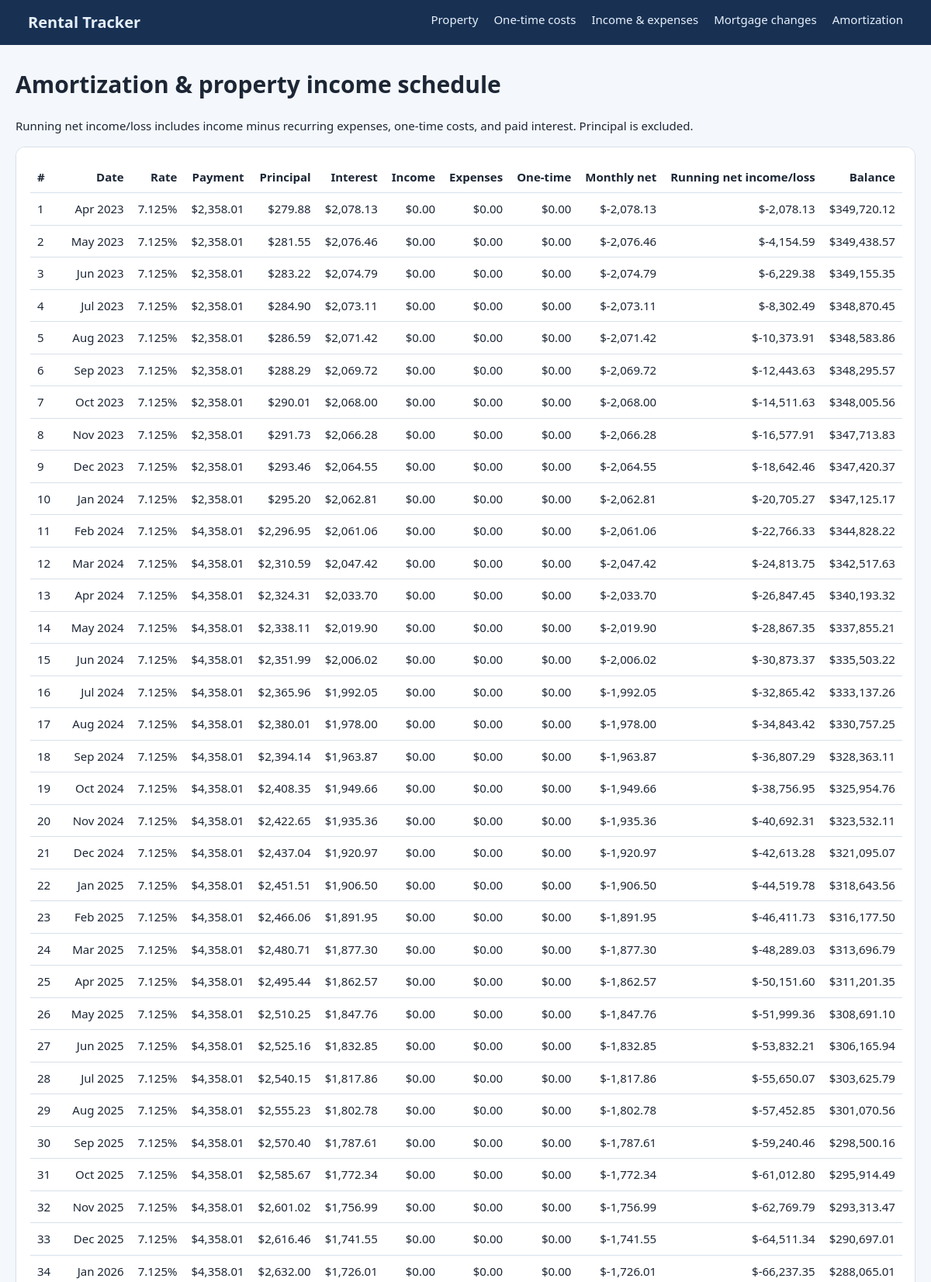
Page /amortization (upper part) on the committed database.
### tables this page shows
CREATE TABLE property(id integer primary key check(id=1),name text,address text,purchase_price real,original_loan real,interest_rate real,term_years integer,loan_start_date text,extra_payment real default 0);

### app.py (the view)
@app.route("/amortization")
def schedule():
    return render_template(
        "schedule.html",
        rows=data()[3],
    )

### app.py (called while the page is built, shortened)
def db():
    if "db" not in g:
        g.db = sqlite3.connect(DB)
        g.db.row_factory = sqlite3.Row
    return g.db

@app.teardown_appcontext
def close(_=None):
    x = g.pop("db", None)
    if x:
        x.close()

def prop():
    return db().execute(
        "select * from property where id=1"
    ).fetchone()

def active(items, when):
    inc = 0
    exp = 0
    return inc, exp

def enrich(rows, items, costs):
    bymonth = {}
    for x in costs:
        m = month_start(x["cost_date"])
        bymonth[m] = bymonth.get(m, 0) + x["amount"]
    running = 0
    if rows:
        running -= sum(
            x["amount"]
            for x in costs
            if month_start(x["cost_date"]) < rows[0]["date"]
        )
    for r in rows:
        inc, exp = active(items, r["date"])
        one = bymonth.get(r["date"], 0)
        net = inc - exp - one - r["interest"]
        running += net
        r.update(
            income=inc,
            expense=exp,
            one_time=one,
            net=net,
            running=running,
        )
    return rows

def data():
    d = db()
    p = prop()
    items = d.execute(
        "select * from recurring_item order by effective_start"
    ).fetchall()
    costs = d.execute(
        "select * from one_time_cost order by cost_date"
    ).fetchall()
    rows = enrich(
        amortize(p, d) if p else [],
        items,
        costs,
    )
    return p, items, costs, rows

@app.template_filter("money")
def money(v):
    return f"${float(v or 0):,.2f}"

### mortgage.py (called while the page is built)
def money(value):
    return Decimal(str(value or 0)).quantize(
        CENT,
        rounding=ROUND_HALF_UP,
    )

def month_start(value):
    if isinstance(value, str):
        value = date.fromisoformat(value)
    return value.replace(day=1)

def add_month(value):
    return date(
        value.year + (value.month == 12),
        1 if value.month == 12 else value.month + 1,
        1,
    )

def payment(principal, annual_rate, num_payments):
    principal = Decimal(str(principal))
    annual_rate = Decimal(str(annual_rate))
    num_payments = int(num_payments)
    if num_payments <= 0:
        raise ValueError(
            "Number of payments must be greater than zero."
        )
    monthly_rate = annual_rate / Decimal("1200")
    if monthly_rate == 0:
        return principal / Decimal(num_payments)
    factor = (ONE + monthly_rate) ** num_payments
    return (
        principal
        * monthly_rate
        * factor
        / (factor - ONE)
    )

### templates/schedule.html
{% extends'base.html'%}{% block body %}<h1>Amortization & property income schedule</h1><p>Running net income/loss includes income minus recurring expenses, one-time costs, and paid interest. Principal is excluded.</p><section class="panel scroll"><table><tr><th>#</th><th>Date</th><th>Rate</th><th>Payment</th><th>Principal</th><th>Interest</th><th>Income</th><th>Expenses</th><th>One-time</th><th>Monthly net</th><th>Running net income/loss</th><th>Balance</th></tr>{% for r in rows %}<tr><td>{{r.number}}</td><td>{{r.date.strftime('%b %Y')}}</td><td>{{'%.3f'|format(r.rate)}}%</td><td>{{r.payment|money}}</td><td>{{r.principal|money}}</td><td>{{r.interest|money}}</td><td>{{r.income|money}}</td><td>{{r.expense|money}}</td><td>{{r.one_time|money}}</td><td>{{r.net|money}}</td><td>{{r.running|money}}</td><td>{{r.balance|money}}</td></tr>{% endfor %}</table></section>{% endblock %}

### static/style.css (style rules this page uses)
* { box-sizing:border-box }
body { margin:0;background:#f4f7fb;color:#1c2635;font:15px/1.5 system-ui }
.cards section,.panel { background:white;border:1px solid #d8e0ea;border-radius:12px;padding:18px }
table { border-collapse:collapse;width:100% }
th,td { padding:9px;border-bottom:1px solid #d8e0ea;text-align:right;white-space:nowrap }
th:first-child,td:first-child { text-align:left }
.scroll { overflow:auto }

### rows in the picture
property: number "1", date "Apr 2023", rate "7.125", payment "$2,358.01", principal "$279.88", interest "$2,078.13", income "$0.00", expense "$0.00", one_time "$0.00", net "$-2,078.13", running "$-2,078.13", balance "$349,720.12", number "2", date "May 2023", principal "$281.55", interest "$2,076.46", net "$-2,076.46", running "$-4,154.59", balance "$349,438.57", number "3", date "Jun 2023", principal "$283.22", interest "$2,074.79", net "$-2,074.79", running "$-6,229.38", balance "$349,155.35", number "4", date "Jul 2023", principal "$284.90", interest "$2,073.11", net "$-2,073.11", running "$-8,302.49", balance "$348,870.45", number "5", date "Aug 2023", principal "$286.59", interest "$2,071.42", net "$-2,071.42", running "$-10,373.91", balance "$348,583.86", number "6", date "Sep 2023", principal "$288.29", interest "$2,069.72", net "$-2,069.72", running "$-12,443.63", balance "$348,295.57", number "7", date "Oct 2023", principal "$290.01", interest "$2,068.00", net "$-2,068.00", running "$-14,511.63", balance "$348,005.56", number "8", date "Nov 2023", principal "$291.73", interest "$2,066.28", net "$-2,066.28", running "$-16,577.91", balance "$347,713.83", number "9", date "Dec 2023", principal "$293.46", interest "$2,064.55", net "$-2,064.55", running "$-18,642.46", balance "$347,420.37", number "10", date "Jan 2024", principal "$295.20", interest "$2,062.81", net "$-2,062.81", running "$-20,705.27", balance "$347,125.17", number "11", date "Feb 2024", payment "$4,358.01", principal "$2,296.95", interest "$2,061.06", net "$-2,061.06", running "$-22,766.33", balance "$344,828.22", number "12", date "Mar 2024", principal "$2,310.59", interest "$2,047.42", net "$-2,047.42", running "$-24,813.75", balance "$342,517.63", number "13", date "Apr 2024", principal "$2,324.31", interest "$2,033.70", net "$-2,033.70", running "$-26,847.45", balance "$340,193.32", number "14", date "May 2024", principal "$2,338.11", interest "$2,019.90", net "$-2,019.90", running "$-28,867.35", balance "$337,855.21", number "15", date "Jun 2024", principal "$2,351.99", interest "$2,006.02", net "$-2,006.02", running "$-30,873.37", balance "$335,503.22", number "16", date "Jul 2024", principal "$2,365.96", interest "$1,992.05", net "$-1,992.05", running "$-32,865.42", balance "$333,137.26", number "17", date "Aug 2024", principal "$2,380.01", interest "$1,978.00", net "$-1,978.00", running "$-34,843.42", balance "$330,757.25", number "18", date "Sep 2024", principal "$2,394.14", interest "$1,963.87", net "$-1,963.87", running "$-36,807.29", balance "$328,363.11", number "19", date "Oct 2024", principal "$2,408.35", interest "$1,949.66", net "$-1,949.66", running "$-38,756.95", balance "$325,954.76", number "20", date "Nov 2024", principal "$2,422.65", interest "$1,935.36", net "$-1,935.36", running "$-40,692.31", balance "$323,532.11", number "21", date "Dec 2024", principal "$2,437.04", interest "$1,920.97", net "$-1,920.97", running "$-42,613.28", balance "$321,095.07", number "22", date "Jan 2025", principal "$2,451.51", interest "$1,906.50", net "$-1,906.50", running "$-44,519.78", balance "$318,643.56", number "23", date "Feb 2025", principal "$2,466.06", interest "$1,891.95", net "$-1,891.95", running "$-46,411.73", balance "$316,177.50", number "24", date "Mar 2025", principal "$2,480.71", interest "$1,877.30", net "$-1,877.30", running "$-48,289.03", balance "$313,696.79", number "25", date "Apr 2025", principal "$2,495.44", interest "$1,862.57", net "$-1,862.57", running "$-50,151.60", balance "$311,201.35", number "26", date "May 2025", principal "$2,510.25", interest "$1,847.76", net "$-1,847.76", running "$-51,999.36", balance "$308,691.10", number "27", date "Jun 2025", principal "$2,525.16", interest "$1,832.85", net "$-1,832.85", running "$-53,832.21", balance "$306,165.94", number "28", date "Jul 2025", principal "$2,540.15", interest "$1,817.86", net "$-1,817.86", running "$-55,650.07", balance "$303,625.79", number "29", date "Aug 2025", principal "$2,555.23", interest "$1,802.78", net "$-1,802.78", running "$-57,452.85", balance "$301,070.56", number "30", date "Sep 2025", principal "$2,570.40", interest "$1,787.61", net "$-1,787.61", running "$-59,240.46", balance "$298,500.16", number "31", date "Oct 2025", principal "$2,585.67", interest "$1,772.34", net "$-1,772.34", running "$-61,012.80", balance "$295,914.49", number "32", date "Nov 2025", principal "$2,601.02", interest "$1,756.99", net "$-1,756.99", running "$-62,769.79", balance "$293,313.47", number "33", date "Dec 2025", principal "$2,616.46", interest "$1,741.55", net "$-1,741.55", running "$-64,511.34", balance "$290,697.01", number "34", date "Jan 2026", principal "$2,632.00", interest "$1,726.01", net "$-1,726.01", running "$-66,237.35", balance "$288,065.01"
